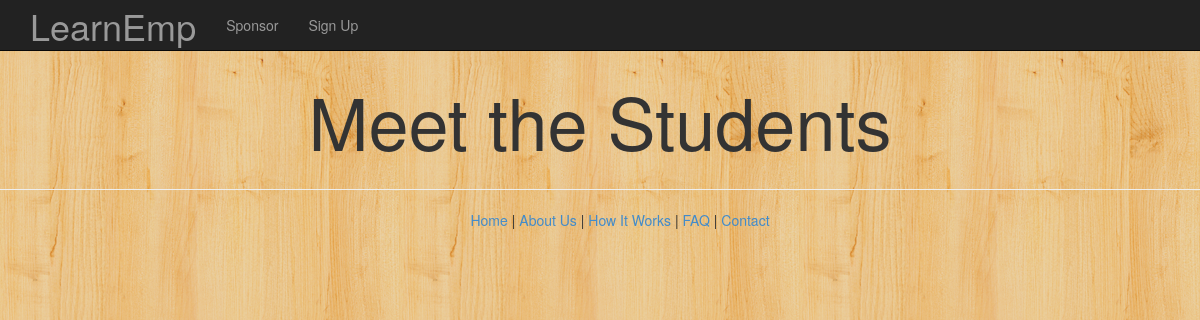
The page /listofstudents.php on the database as committed earlier.
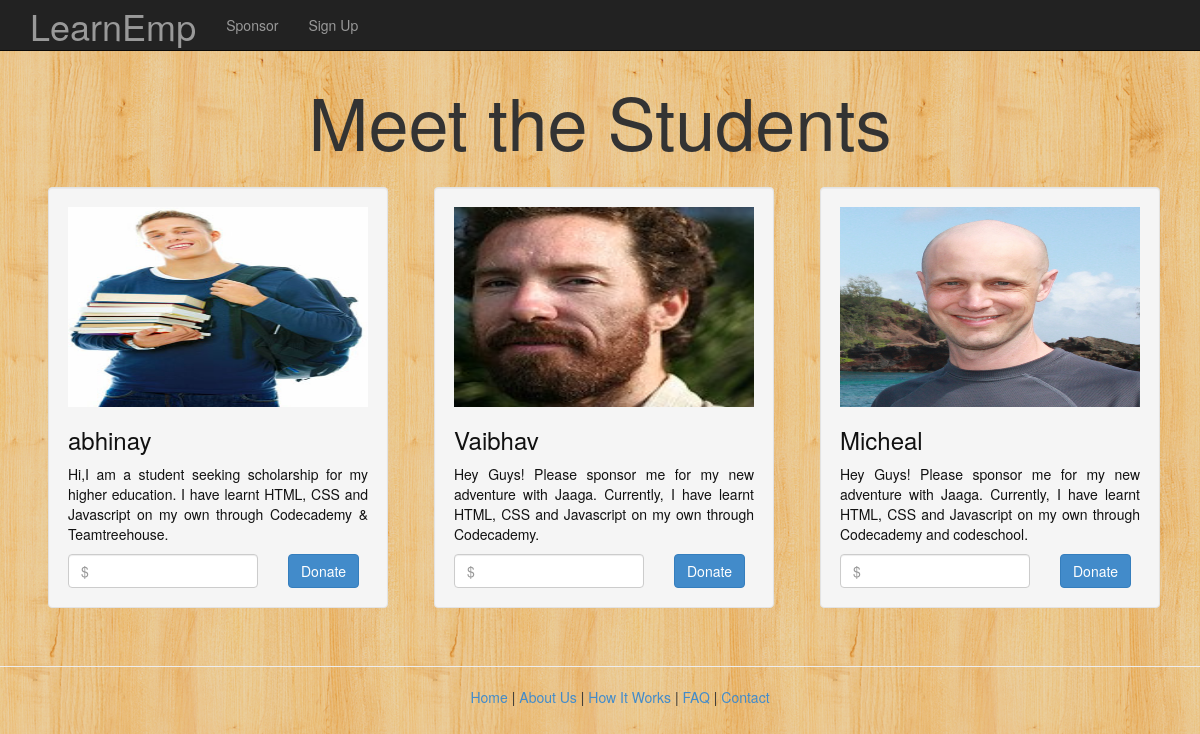
The same page on the database as committed later.
### tables this page shows
CREATE TABLE `student` (
  `S_id` int(20) NOT NULL AUTO_INCREMENT,
  `fname` varchar(20) DEFAULT NULL,
  `lname` varchar(20) DEFAULT NULL,
  `gender` varchar(20) DEFAULT NULL,
  `email` varchar(320) DEFAULT NULL,
  `Phone_Number` int(20) DEFAULT NULL,
  `address` varchar(60) DEFAULT NULL,
  `pincode` int(10) DEFAULT NULL,
  `country` varchar(20) DEFAULT NULL,
  `course` varchar(20) DEFAULT NULL,
  `scholar_AMT` int(20) DEFAULT NULL,
  `para` varchar(500) DEFAULT NULL,
  `password` varchar(20) DEFAULT NULL,
  `image_path` blob,
  `date` timestamp NOT NULL DEFAULT CURRENT_TIMESTAMP,
  PRIMARY KEY (`S_id`)
);

### model/student.php (called while the page is built, shortened)
<?php
    include ('dbcon.php');
    function getStudentList()
    {
        $db= dbopen();
        $sql=$db->prepare('SELECT * FROM student');
        $sql->execute();
        $sql->bind_result($S_id,$fname,$lname,$gender,$email,$Phone_Number,$address,
            $pincode,$country,$course,$scholar_AMT,$para,$password,$image_path,$date);
        while($sql->fetch()){
        $students[]=array('S_id'=>$S_id,'fname'=>$fname,'lname'=>$lname,'gender'=>$gender,'email'=>$email,
            'Phone_Number'=>$Phone_Number,'address'=>$address,'pincode'=>$pincode,'country'=>$country,
            'course'=>$course,'scholar_AMT'=>$scholar_AMT,'para'=>$para,'password'=>$password,'image_path'=>$image_path,'date'=>$date);
        }
        return ($students);
    }
 ?>

### model/dbcon.php (called while the page is built, shortened)
<?php
function dbopen(){
	$host="localhost";
	$username="root";
	$password="123";
	$db_name="LearnEmp";
	$db= new mysqli($host, $username, $password, $db_name);
	return($db);
}
?>

### public/listofstudents.php (the view, shortened to what this page needs)
<?php session_start();
      include('../model/student.php');
 ?>
<!DOCTYPE html>
<html lang="en">
<html>
<head>
  <link href="./dist/css/bootstrap.css" rel="stylesheet">
</head>
<body>
<div class="navbar navbar-inverse navbar-fixed-top" role="navigation">
    <div class="container">
      <div class="navbar-header" style="height: 50px;">
            <a class="navbar-brand" href="index.php">
            <h1 style="font-family:'Cabin Sketch' cursive; margin-top: -9px;">LearnEmp<h1></a>
      </div>
      <div class="collapse navbar-collapse">
            <ul class="nav navbar-nav">
                <li><a href="listofstudents.php">Sponsor</a></li>
                <li><a href="donorsignup.php">Sign Up</a></li>
            </ul>
      </div>
    </div>
</div>
  <div class="container" align="center">
      <div class="row">
    <h1 id="hiw">Meet the Students</h1>
  <?php $students= getStudentList();
        foreach($students as $student){
  ?>
  <?php
            $D_id=$_GET['id'];
            $profilelink='studentprofile.php?id='.$student['S_id'].'&id2='.$D_id.'';
  ?>
  <a href="<?php echo $profilelink; ?>" style="text-decoration:none;color:#111111;">  <div class="col-lg-4" style="width:350px; text-align: justify;">
      <div class="well" style="width: 340px;">
        <img src=<?php echo $student['image_path'];
         ?> alt="donate"align="center" style="height:200px; width:300px" ></img>
        <br>
        <h3><?php echo $student['fname']; ?></h3>
        <p><?php echo $student['para']; ?></p>
        </a>
    <div class="row">
        <form method="POST" action="donate.php">
         <div class="col-md-8">
            <input type="text" name="amount" placeholder="$ " class="form-control input-md" >
          </div>
          <div class="col-md-4">
                <input type="submit" value="Donate" class="btn btn-primary">
          </div>
      </form>
      </div>
      </div></div>
  <?php
       }
  ?>
  </div>
            </div>
<hr>
  <footer class="footer" style="text-align:center">
    <nav>
      <ul>
        <a href="index.php">Home </a> |
        <a href= "aboutus.php">About Us</a> |
        <a href= "#hiw">How It Works</a> |
        <a href="#faq">FAQ</a> |
        <a href="#contact">Contact</a>
      </ul>
    </nav>
  </footer>
</body>
</html>

### public/listofstudents.php (style rules this page uses)
body { background: url("./images/wood1.png"); background-repeat:repeat; padding-top: 60px; }
img { position: relative; }
.col-lg-4 { margin:18px; }
#hiw { font-family:'Cabin Sketch' cursive; font-size: 72px; }

Rows that differ between the two databases and show on the page:
added student: image_path (picture), fname "abhinay", para "Hi,I am a student seeking scholarship for my higher education. I have learnt HTML, CSS and Javascript on my own through Codecademy & Teamtreehouse."
added student: image_path (picture), fname "Vaibhav", para "Hey Guys! Please sponsor me for my new adventure with Jaaga. Currently, I have learnt HTML, CSS and Javascript on my own through Codecademy."
added student: image_path (picture), fname "Micheal", para "Hey Guys! Please sponsor me for my new adventure with Jaaga. Currently, I have learnt HTML, CSS and Javascript on my own through Codecademy and codeschool."
